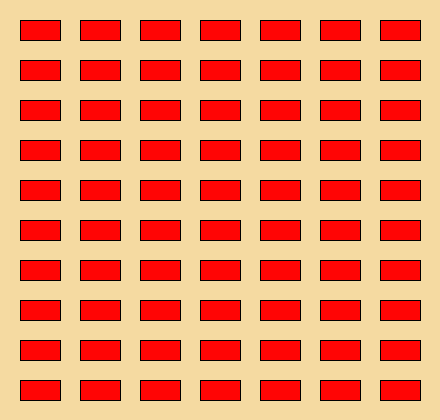
Frame 1 (no input)
Frame 60 (the mouse pressed at the canvas centre just before this capture): identical to frame 1, image omitted
Frame 120 (the mouse held since frame 60 and released just before this capture): identical to frame 1, image omitted

The Processing sketch that drew this single still picture (run headless with seeded random() and noise(); from frame 60 on, the mouse is pressed at the canvas centre):

// Processing sketch: sketch_Ejercicio20
// ── sketch_Ejercicio20.pde
int ancho=40,alto=20;
int x, y;
void setup() {
  size(440,420);
  background(#F5DAA1);
}

void draw() {
  fill(#FF0505);
  for(x = 20; x<=width-60;x+=60) {
    for(y =20; y<=height-40;y+=40) {
      rect(x,y,ancho,alto);
    }
  }
}
